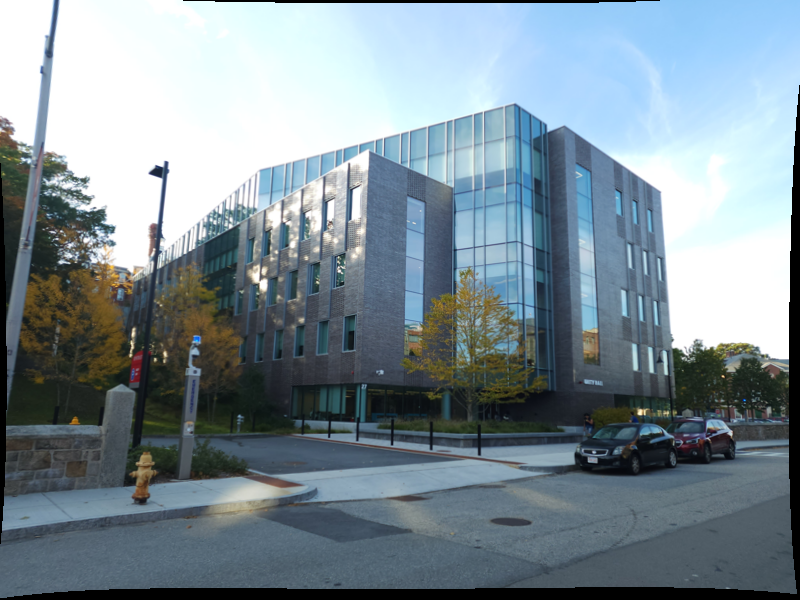
#> input picture P2-BuildingBuiltInMinutes/Phase1/Data/1.png, 800 x 600 px, given in place of 1.jpg, which was not available; the run also reads 1 picture not shown here
$ jupyter execute --allow-errors MakeData.ipynb   (text cells are left out)
#> lines starting #> are read from the running program, lines starting #| are printed output that depends on the picture; pictures that were not available may be replaced by others from this repository, and a replacement may not be noted
[cell 1]
import numpy as np
import matplotlib.pyplot as plt
import cv2
import os
import argparse
import csv
from tqdm import tqdm

# Define the relative paths
Parser = argparse.ArgumentParser()
Parser.add_argument('--DataPath', default='../Data/', help='Path to the data')
Parser.add_argument('--SavePath', default='../Data/', help='Path to save the data')
Parser.add_argument('--PerturbationRange', default=32, help='Range of warping perturbation')
Parser.add_argument('--PatchSize', default=128, help='Size of the patch')

args, unknown = Parser.parse_known_args()
dataPath = args.DataPath
savePath = args.SavePath
perturbationRange = args.PerturbationRange
patchSize = args.PatchSize

[cell 2]
# Load the names of the images so that they can be indexed

def load_image_names(source_data_path: str, folder_suffix: str) -> list[list[str], list[str]]:
    # Load the names of the images so that they can be indexed
    fullPath = os.path.join(source_data_path, folder_suffix)
    print(fullPath)
    image_names = os.listdir(fullPath)
    image_names = [int(name.split(".")[0]) for name in image_names]
    image_names.sort()
    return image_names


def load_images(image_path: str, index: int, num_images: int = 1, gray:bool = False) -> np.array:
    # Load the image from the path
    images = []
    for i in range(num_images):
        img = cv2.imread(image_path + str(i + index) + ".jpg")
        if gray:
            img = cv2.cvtColor(img, cv2.COLOR_BGR2GRAY)
        else:
            img = cv2.cvtColor(img, cv2.COLOR_BGR2RGB)
        images.append(img)
    if len(images) == 1:
        return images[0]
    return images

[cell 3]
def select_random_patch(img: np.array, patch_size: int, perturbation_range: int) -> tuple[np.array, tuple[int, int]]:
    # Select a random patch from the image
    # Make sure the patch will lie in the image after the perturbation
    buffer = patch_size + perturbation_range
    h, w = img.shape[0], img.shape[1]
    if buffer < w - buffer:
        x = np.random.randint(buffer, w - buffer)
    else:
        x = buffer
    if buffer < h - buffer:
        y = np.random.randint(buffer, h - buffer)
    else:
        y = buffer
    patch: np.array = img[y:y + patch_size, x:x + patch_size]
    # Remember that x and y are switched due to how images are indexed

    patchCorner: tuple[int, int] = (x, y)
    return patch, patchCorner


def apply_perturbation(rho: int, patch_corners: list[tuple[int, int]]) -> tuple[tuple[tuple[int, int]], list[int]]:
    """
    Apply a perturbation to each corner of the patch
    This gives the coordinates of the new patch's edges for the new homography
    @ param perturbationSize: the size of the perturbation
    @ param patchCorners: the corners of patch to be perturbed in the format of: (0, 0), (0, 1), (1, 0), (1, 1)
    @ return: the corners of the new patch
    """
    # Random distribution between -perturbationSize and perturbationSize to get the perturbation to apply

    newCorners = []
    # Apply the perturbation to each corner
    perturbs = np.random.randint(-rho, rho, (4, 2))
    for i, (x, y) in enumerate(patch_corners):
        newCorners.append((x + perturbs[i][0], y + perturbs[i][1]))
    return newCorners, perturbs.flatten().tolist()


def draw_perturbation(image: np.array, patch_corners: list[tuple[int, int]],
                      perturbed_corners: list[tuple[int, int]], store_images: bool = False) -> None or np.array:
    """
    Draw the perturbation on the image
    @ param image: the image to draw the perturbation on
    @ param perturbedCorners: the corners of the perturbed patch
    @ param storeImages: whether to store the image or display it
    """
    # Draw the perturbation on the image
    image = image.copy()
    cv2.line(image, perturbed_corners[0], perturbed_corners[1], (255, 0, 0), 3)
    cv2.line(image, perturbed_corners[0], perturbed_corners[3], (255, 0, 0), 3)
    cv2.line(image, perturbed_corners[1], perturbed_corners[2], (255, 0, 0), 3)
    cv2.line(image, perturbed_corners[2], perturbed_corners[3], (255, 0, 0), 3)
    # Draw the original patch
    cv2.line(image, patch_corners[0], patch_corners[1], (0, 255, 0), 3)
    cv2.line(image, patch_corners[0], patch_corners[3], (0, 255, 0), 3)
    cv2.line(image, patch_corners[1], patch_corners[2], (0, 255, 0), 3)
    cv2.line(image, patch_corners[2], patch_corners[3], (0, 255, 0), 3)

    #Remove excess black space
    y_nonzero, x_nonzero, _ = np.nonzero(image)
    image = image[np.min(y_nonzero):np.max(y_nonzero), np.min(x_nonzero):np.max(x_nonzero)]
    if store_images:
        return image
    else:
        plt.imshow(image)
        plt.show()

[cell 4]
# Load the names of the images so that they can be indexed

imageNames = load_image_names(dataPath, "Train")
numImages = len(imageNames)

# Load first 6 images
images = load_images(dataPath + "Train/", imageNames[0], 6)
#> in load_images, img is the input picture: shape (600, 800, 3); mean B, G, R 149.2, 140.5, 125

# Select a random patch from the image
drawn = []
for image in images:
    imgPatch, topCorner = select_random_patch(image, patchSize, perturbationRange)

    patchCorners = [(topCorner[0], topCorner[1]),  # Top-left
                    (topCorner[0] + patchSize, topCorner[1]),  # Top-right
                    (topCorner[0] + patchSize, topCorner[1] + patchSize),  # Bottom-right
                    (topCorner[0], topCorner[1] + patchSize)]  # Bottom-left

    # Apply a perturbation to each corner of the patch
    perturbedCorners, _ = apply_perturbation(perturbationRange, patchCorners)
    # Draw the perturbation on the image
    drawn_img = draw_perturbation(image, patchCorners, perturbedCorners, True)
    drawn.append(drawn_img)
#> this loop made 6 passes
#> pass 1, in select_random_patch, `patch: np.array = img[y:y + patch_size, x:x + patch_size]`:
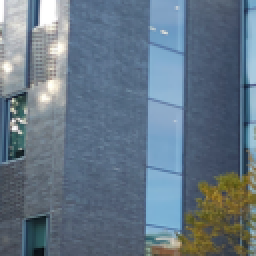
#> patch: shape (128, 128, 3) (shown 2 times larger); mean R, G, B 100.8, 117.8, 133

# plot the images
fig, ax = plt.subplots(2, 3, figsize=(10, 10))
ax = ax.ravel()
for i in range(6):
    ax[i].imshow(drawn[i])
    ax[i].axis("off")
plt.tight_layout()
plt.show()
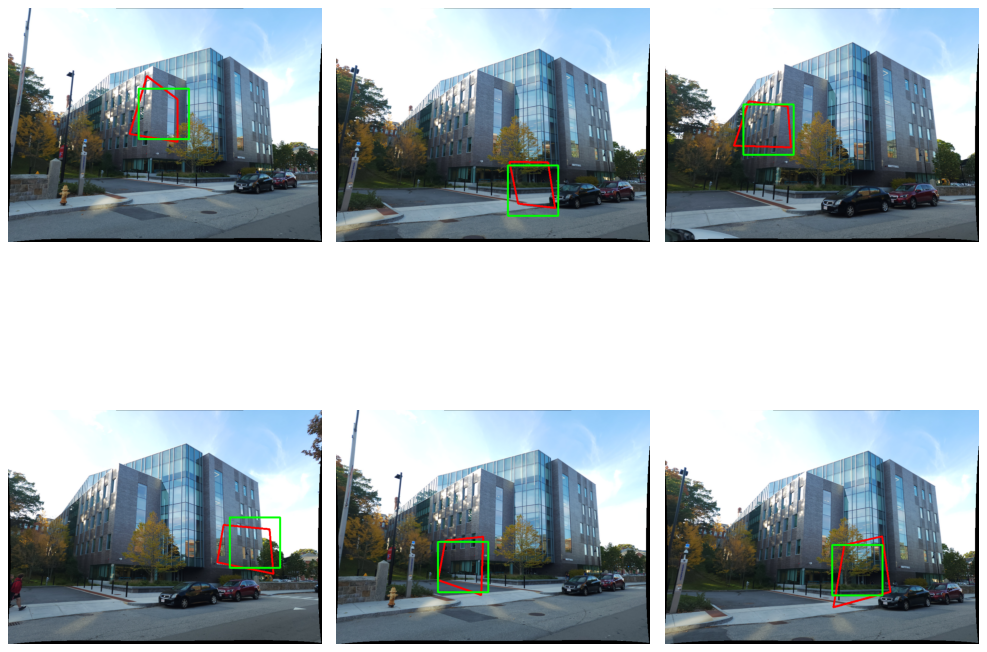
#> figure drawn by matplotlib, 6 panels

[cell 5]
def obtain_homography(patch_corners: list[tuple[int, int]], perturbed_corners: list[tuple[int, int]]) -> np.array:
    """
    Obtain the homography between the two patches
    @ param patchCorners: the corners of the original patch
    @ param perturbedCorners: the corners of the perturbed patch
    """
    # Obtain the homography between the two patches
    original = np.array(patch_corners).reshape(-1, 1, 2).astype(np.float32)
    perturbed = np.array(perturbed_corners).reshape(-1, 1, 2).astype(np.float32)
    H = cv2.getPerspectiveTransform(original, perturbed)
    return H


def warp_image(img: np.array, H: np.array, show: bool = False) -> np.array:
    """
    Warp the image using the inverse homography
    @ param image: the image to warp
    @ param H: the homography to warp the image
    """
    # Warp the image using the homography
    h1, w1 = img.shape[0], img.shape[1]
    warped_img = cv2.warpPerspective(img, H, (w1, h1), flags=cv2.INTER_LINEAR)
    if show:
        plt.imshow(warped_img)
        plt.show()

    return warped_img


def extract_patch(img: np.array, patch_size: int, patchCorner: tuple[int, int]) -> np.array:
    # Extract the patch from the image
    y, x = patchCorner
    imgPatch = img[x:x + patch_size, y:y + patch_size]
    return imgPatch


def validate_homography(img: np.array, H: np.array, patch_corners: list[tuple[int, int]],
                        perturbed_corners: list[tuple[int, int]]) -> None:
    """
    Validate the homography by warping the image and extracting the patch
    """
    inv_H = np.linalg.inv(H)
    warped_img = warp_image(img, inv_H)
    # Make the translation matrix based on the corner offset due to the image warping

    # Apply the translation and inverse to the perturbed corners to get the dewarped perturbed corners
    dewarped_perturbed = cv2.perspectiveTransform(np.array([perturbed_corners], dtype=np.float32), inv_H)
    dewarped_perturbed = dewarped_perturbed.astype(np.int32).tolist()[0]

    # Apply the translation and homography to the patch corners to get the warped corners
    warped_corners = cv2.perspectiveTransform(np.array([patch_corners], dtype=np.float32), H)
    warped_corners = warped_corners.astype(np.int32).tolist()[0]

    draw_perturbation(warped_img, warped_corners, dewarped_perturbed)


# Load first image
image = load_images(dataPath + "Train/", np.random.randint(0, numImages))

# Select a random patch from the image
patchSize = 100
drawn = []

imgPatch, topCorner = select_random_patch(image, patchSize, perturbationRange)
#> in select_random_patch (call 7), `patch: np.array = img[y:y + patch_size, x:x + patch_size]`:
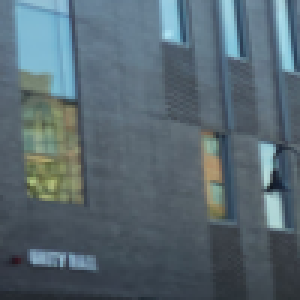
#> patch: shape (100, 100, 3) (shown 3 times larger); mean R, G, B 87.6, 104.2, 113

patchCorners = [(topCorner[0], topCorner[1]),  # Top-left
                (topCorner[0] + patchSize, topCorner[1]),  # Top-right
                (topCorner[0] + patchSize, topCorner[1] + patchSize),  # Bottom-right
                (topCorner[0], topCorner[1] + patchSize)]  # Bottom-left

# Apply a perturbation to each corner of the patch
perturbedCorners, _ = apply_perturbation(perturbationRange, patchCorners)
# Draw the perturbation on the image
draw_perturbation(image, patchCorners, perturbedCorners)
#> in draw_perturbation (call 7), `image = image[np.min(y_nonzero):np.max(y_nonzero), np.min(x_nonzero):n..`:
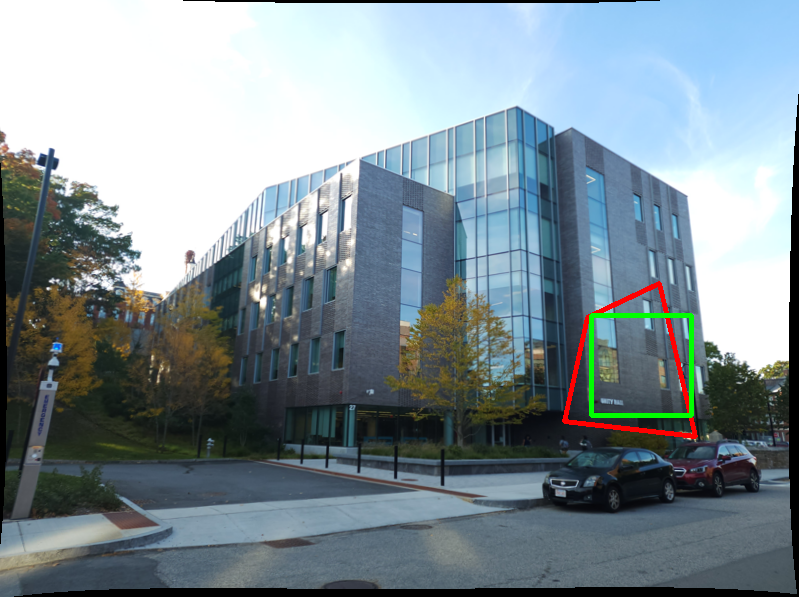
#> image: shape (597, 799, 3); mean R, G, B 127, 141.6, 148.5

homography = obtain_homography(patchCorners, perturbedCorners)

validate_homography(image, homography, patchCorners, perturbedCorners)
#> in draw_perturbation (call 8), `image = image[np.min(y_nonzero):np.max(y_nonzero), np.min(x_nonzero):n..`:
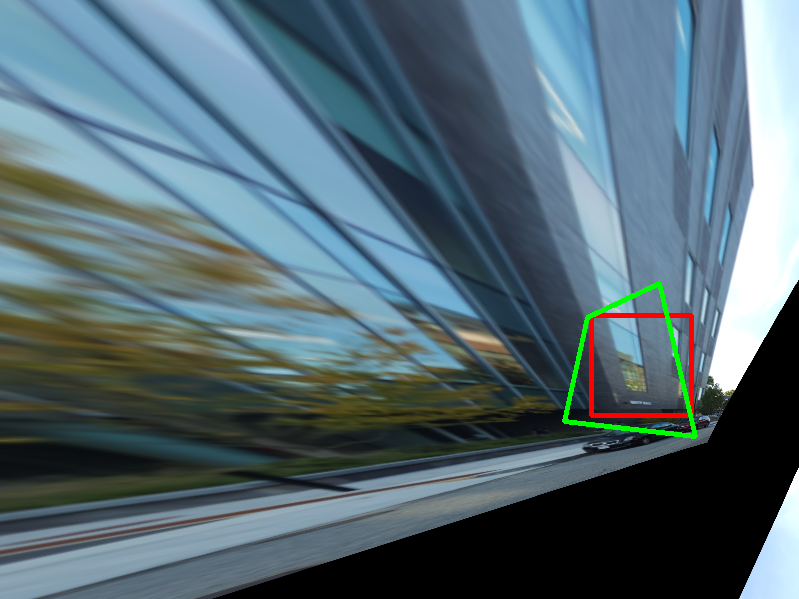
#> image: shape (599, 799, 3); mean R, G, B 84.8, 105.3, 114

warped = warp_image(image, np.linalg.inv(homography), False)

warped_patch = extract_patch(warped, patchSize, topCorner)
#> in extract_patch, `imgPatch = img[x:x + patch_size, y:y + patch_size]`:
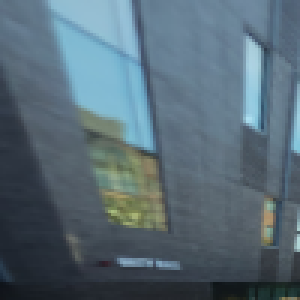
#> imgPatch: shape (100, 100, 3) (shown 3 times larger); mean R, G, B 87.3, 106.4, 117.6

if warped_patch.shape != imgPatch.shape:
    print("Patch size mismatch")

#plot the patches
fig, ax = plt.subplots(1, 2, figsize=(10, 10))
ax = ax.ravel()
ax[0].imshow(imgPatch)
ax[0].axis("off")
ax[0].set_title("Original Patch")
ax[1].imshow(warped_patch)
ax[1].axis("off")
ax[1].set_title("Warped Patch")
plt.tight_layout()
plt.show()

[cell 6]
# Function to generate data
# Loops through the dataset a few times to get a good amount of data based on random sampling
def generate_data(imgPath: str, savePath: str, patchSize: int, rho: int, gray:bool=False, set:str = 'Train/'):
    # Load the names of the images so that they can be indexed

    original_path = os.path.join(savePath, "Gen"+set+"Original/")
    warped_path = os.path.join(savePath, "Gen"+set+"Warped/")
    image_reshaped_path = os.path.join(savePath, "Gen"+set+"Reshaped/")
    print(original_path)
    csv_path = "C_A.csv"

    if not os.path.exists(original_path):
        os.makedirs(original_path)
    if not os.path.exists(warped_path):
        os.makedirs(warped_path)
    if not os.path.exists(image_reshaped_path):
        os.makedirs(image_reshaped_path)

    csvWriter = csv.writer(open(os.path.join(savePath, "Gen"+set+csv_path), "w"))
    csvWriter.writerow(["ImageName", "GroundTruth"])
    imageNames = load_image_names(dataPath, set)

    for idx in tqdm(imageNames):
        img = load_images(os.path.join(imgPath, set), idx, gray=gray)
        #Need to save the image as a new size to make it compatible with the spatial transformer
        img = cv2.resize(img, [320, 320], interpolation=cv2.INTER_CUBIC)
        cv2.imwrite(image_reshaped_path + str(idx) + '.png', cv2.cvtColor(img, cv2.COLOR_RGB2GRAY))
        for repeat in range(10 if set == 'Train/' else 1):
            img_patch, top_corner = select_random_patch(img, patchSize, rho)

            patch_corners = [(top_corner[0], top_corner[1]),  # Top-left
                             (top_corner[0] + patchSize, top_corner[1]),  # Top-right
                             (top_corner[0] + patchSize, top_corner[1] + patchSize),  # Bottom-right
                             (top_corner[0], top_corner[1] + patchSize)]  # Bottom-left
            # Apply a perturbation to each corner of the patch
            perturbed_corners, perturbations = apply_perturbation(rho, patch_corners)
            homography = obtain_homography(patch_corners, perturbed_corners)
            warped = warp_image(img, np.linalg.inv(homography), False)
            warped_patch = extract_patch(warped, patchSize, top_corner)

            if warped_patch.shape != img_patch.shape:
                continue

            cv2.imwrite(original_path + str(idx) + "_" + str(repeat) + "_normal.png",
                        cv2.cvtColor(img_patch, cv2.COLOR_RGB2GRAY))
            cv2.imwrite(warped_path + str(idx) + "_" + str(repeat) + "_warped.png",
                        cv2.cvtColor(warped_patch, cv2.COLOR_RGB2GRAY))

            csvWriter.writerow([str(idx) + "_" + str(repeat), patch_corners])

generate_data(dataPath, savePath, patchSize, perturbationRange, set = "Val/")
#> in generate_data, `cv2.imwrite(image_reshaped_path + str(idx) + '.png', cv2.cvtColor(img,..`:
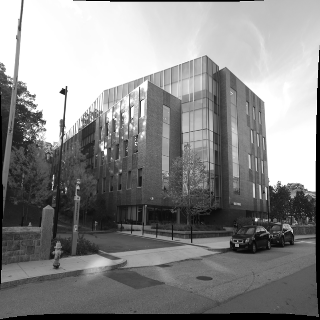
#> saved as 1.png: shape (320, 320); min 0, max 255, mean 136.9
#> the loop in generate_data, `for repeat in range(10 if set == 'Train/' else 1):` made 1 pass
#> pass 1, in warp_image (call 3), `warped_img = cv2.warpPerspective(img, H, (w1, h1), flags=cv2.INTER_LIN..`:
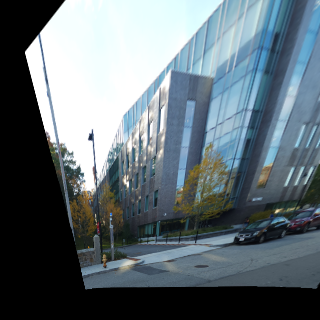
#> warped_img: shape (320, 320, 3); mean R, G, B 98.1, 110.5, 117.1
#> pass 1, in extract_patch (call 2), `imgPatch = img[x:x + patch_size, y:y + patch_size]`:
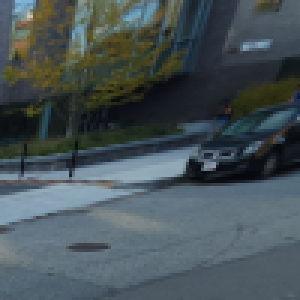
#> imgPatch: shape (100, 100, 3) (shown 3 times larger); mean R, G, B 71.3, 83.1, 87
#> pass 1, in generate_data, `cv2.imwrite(original_path + str(idx) + "_" + str(repeat) + "_normal.pn..`:
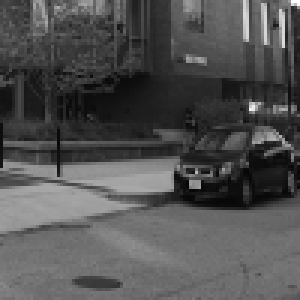
#> saved as 1_0_normal.png: shape (100, 100) (shown 3 times larger); min 6, max 255, mean 81.7
